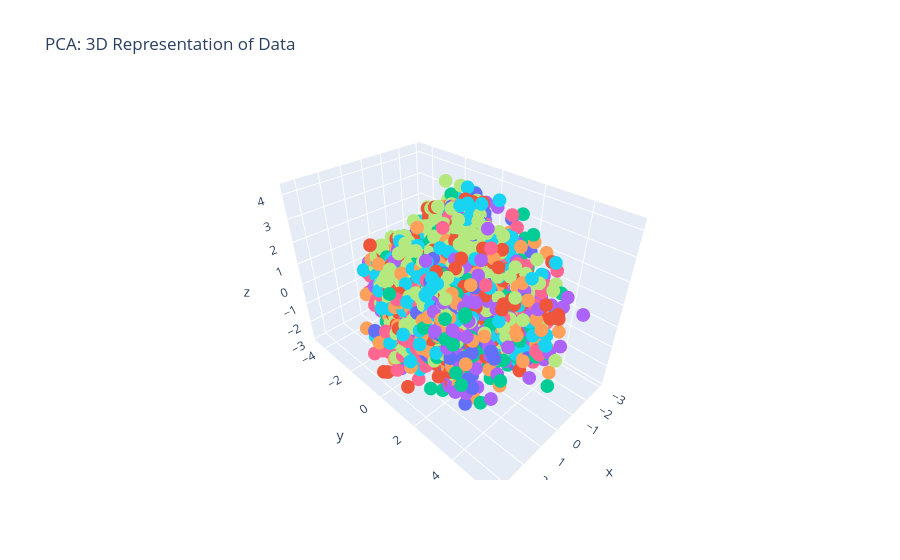

Notebook code cell kept with this figure:
### Code cell
pca = PCA(n_components=3,
          svd_solver="full",
          random_state=42)
reduced_data_pca = pca.fit_transform(mfcc_data)
# Plotting the reduced data
df = pd.DataFrame(reduced_data_pca, columns=["x", "y", "z"])
df["label"] = numeric_mel_labels
df["color"] = [color_type[i] for i in numeric_mel_labels]

fig = px.scatter_3d(
    df, x="x", y="y", z="z", color="color", title="PCA: 3D Representation of Data"
)
fig.update_layout(showlegend=False)
fig.show()

### Figure 1 — Plotly figure (JSON) as saved in the notebook; plotly's stock layout.template omitted (floating-point values rounded to 4 significant figures; data arrays with more than 128 entries replaced by an {"elided": "..."} marker saying what was removed)
{"data": [{"hovertemplate": "color=(0.9677975592919913, 0.44127456009157356, 0.5358103155058701)<br>x=%{x}<br>y=%{y}<br>z=%{z}<extra></extra>", "legendgroup": "(0.9677975592919913, 0.44127456009157356, 0.5358103155058701)", "marker": {"color": "#636efa", "symbol": "circle"}, "mode": "markers", "name": "(0.9677975592919913, 0.44127456009157356, 0.5358103155058701)", "scene": "scene", "showlegend": true, "type": "scatter3d", "x": {"elided": "2372 float values"}, "y": {"elided": "2372 float values"}, "z": {"elided": "2372 float values"}}, {"hovertemplate": "color=(0.8087954113106306, 0.5634700050056693, 0.19502642696727285)<br>x=%{x}<br>y=%{y}<br>z=%{z}<extra></extra>", "legendgroup": "(0.8087954113106306, 0.5634700050056693, 0.19502642696727285)", "marker": {"color": "#EF553B", "symbol": "circle"}, "mode": "markers", "name": "(0.8087954113106306, 0.5634700050056693, 0.19502642696727285)", "scene": "scene", "showlegend": true, "type": "scatter3d", "x": {"elided": "2353 float values"}, "y": {"elided": "2353 float values"}, "z": {"elided": "2353 float values"}}, {"hovertemplate": "color=(0.5920891529639701, 0.6418467016378244, 0.1935069134991043)<br>x=%{x}<br>y=%{y}<br>z=%{z}<extra></extra>", "legendgroup": "(0.5920891529639701, 0.6418467016378244, 0.1935069134991043)", "marker": {"color": "#00cc96", "symbol": "circle"}, "mode": "markers", "name": "(0.5920891529639701, 0.6418467016378244, 0.1935069134991043)", "scene": "scene", "showlegend": true, "type": "scatter3d", "x": {"elided": "2375 float values"}, "y": {"elided": "2375 float values"}, "z": {"elided": "2375 float values"}}, {"hovertemplate": "color=(0.19783576093349015, 0.6955516966063037, 0.3995301037444499)<br>x=%{x}<br>y=%{y}<br>z=%{z}<extra></extra>", "legendgroup": "(0.19783576093349015, 0.6955516966063037, 0.3995301037444499)", "marker": {"color": "#ab63fa", "symbol": "circle"}, "mode": "markers", "name": "(0.19783576093349015, 0.6955516966063037, 0.3995301037444499)", "scene": "scene", "showlegend": true, "type": "scatter3d", "x": {"elided": "2367 float values"}, "y": {"elided": "2367 float values"}, "z": {"elided": "2367 float values"}}, {"hovertemplate": "color=(0.21044753832183283, 0.6773105080456748, 0.6433941168468681)<br>x=%{x}<br>y=%{y}<br>z=%{z}<extra></extra>", "legendgroup": "(0.21044753832183283, 0.6773105080456748, 0.6433941168468681)", "marker": {"color": "#FFA15A", "symbol": "circle"}, "mode": "markers", "name": "(0.21044753832183283, 0.6773105080456748, 0.6433941168468681)", "scene": "scene", "showlegend": true, "type": "scatter3d", "x": {"elided": "2367 float values"}, "y": {"elided": "2367 float values"}, "z": {"elided": "2367 float values"}}, {"hovertemplate": "color=(0.22335772267769388, 0.6565792317435265, 0.8171355503265633)<br>x=%{x}<br>y=%{y}<br>z=%{z}<extra></extra>", "legendgroup": "(0.22335772267769388, 0.6565792317435265, 0.8171355503265633)", "marker": {"color": "#19d3f3", "symbol": "circle"}, "mode": "markers", "name": "(0.22335772267769388, 0.6565792317435265, 0.8171355503265633)", "scene": "scene", "showlegend": true, "type": "scatter3d", "x": {"elided": "2380 float values"}, "y": {"elided": "2380 float values"}, "z": {"elided": "2380 float values"}}, {"hovertemplate": "color=(0.6423044349219739, 0.5497680051256467, 0.9582651433656727)<br>x=%{x}<br>y=%{y}<br>z=%{z}<extra></extra>", "legendgroup": "(0.6423044349219739, 0.5497680051256467, 0.9582651433656727)", "marker": {"color": "#FF6692", "symbol": "circle"}, "mode": "markers", "name": "(0.6423044349219739, 0.5497680051256467, 0.9582651433656727)", "scene": "scene", "showlegend": true, "type": "scatter3d", "x": {"elided": "2375 float values"}, "y": {"elided": "2375 float values"}, "z": {"elided": "2375 float values"}}, {"hovertemplate": "color=(0.9603888539940703, 0.3814317878772117, 0.8683117650835491)<br>x=%{x}<br>y=%{y}<br>z=%{z}<extra></extra>", "legendgroup": "(0.9603888539940703, 0.3814317878772117, 0.8683117650835491)", "marker": {"color": "#B6E880", "symbol": "circle"}, "mode": "markers", "name": "(0.9603888539940703, 0.3814317878772117, 0.8683117650835491)", "scene": "scene", "showlegend": true, "type": "scatter3d", "x": {"elided": "2377 float values"}, "y": {"elided": "2377 float values"}, "z": {"elided": "2377 float values"}}], "layout": {"legend": {"title": {"text": "color"}, "tracegroupgap": 0}, "scene": {"domain": {"x": [0, 1], "y": [0, 1]}, "xaxis": {"title": {"text": "x"}}, "yaxis": {"title": {"text": "y"}}, "zaxis": {"title": {"text": "z"}}}, "showlegend": false, "title": {"text": "PCA: 3D Representation of Data"}}}
